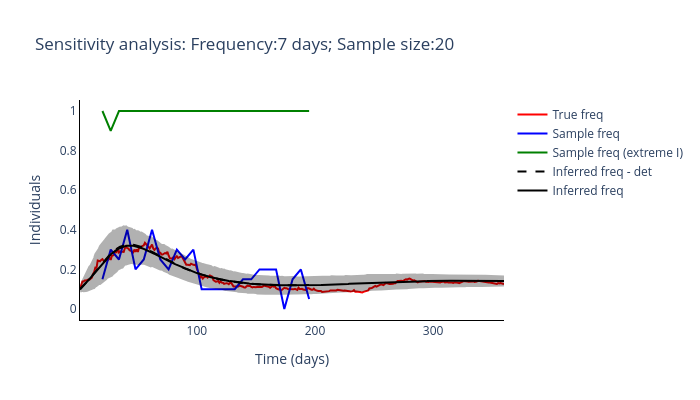
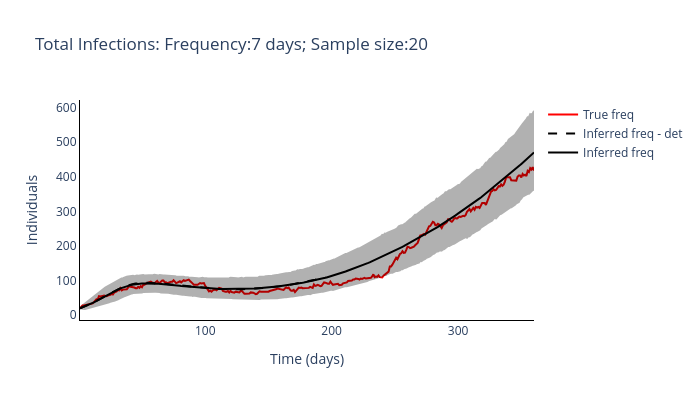

These figures' notebook cell, in order:
### Markdown cell above
#### Run optimisation-based inference method for multiple sampling protcols

### Code cell
routine_run(freq_samplying_range[2], sample_size_range[0])

### Figure 1 — Plotly figure (JSON) as saved in the notebook; plotly's stock layout.template omitted (floating-point values rounded to 4 significant figures; data arrays with more than 128 entries replaced by an {"elided": "..."} marker saying what was removed)
{"data": [{"line": {"color": "red"}, "mode": "lines", "name": "True freq", "type": "scatter", "x": {"elided": "360 int values"}, "y": {"elided": "360 float values"}}, {"line": {"color": "blue"}, "mode": "lines", "name": "Sample freq", "type": "scatter", "x": [20, 27, 34, 41, 48, 55, 62, 69, 76, 83, 90, 97, 104, 111, 118, 125, 132, 139, 146, 153, 160, 167, 174, 181, 188, 195], "y": [0.15, 0.3, 0.25, 0.4, 0.2, 0.25, 0.4, 0.25, 0.2, 0.3, 0.25, 0.3, 0.1, 0.1, 0.1, 0.1, 0.1, 0.15, 0.15, 0.2, 0.2, 0.2, 0, 0.15, 0.2, 0.05]}, {"line": {"color": "green"}, "mode": "lines", "name": "Sample freq (extreme I)", "type": "scatter", "x": [20, 27, 34, 41, 48, 55, 62, 69, 76, 83, 90, 97, 104, 111, 118, 125, 132, 139, 146, 153, 160, 167, 174, 181, 188, 195], "y": [1, 0.9, 1, 1, 1, 1, 1, 1, 1, 1, 1, 1, 1, 1, 1, 1, 1, 1, 1, 1, 1, 1, 1, 1, 1, 1]}, {"line": {"color": "black", "dash": "dash"}, "mode": "lines", "name": "Inferred freq - det", "type": "scatter", "x": {"elided": "360 int values"}, "y": {"elided": "195 float values"}}, {"line": {"color": "black"}, "mode": "lines", "name": "Inferred freq", "type": "scatter", "x": {"elided": "360 int values"}, "y": {"elided": "360 float values"}}, {"fill": "toself", "fillcolor": "black", "line": {"color": "black"}, "mode": "lines", "name": "Inferred freq", "opacity": 0.3, "showlegend": false, "type": "scatter", "x": {"elided": "720 int values"}, "y": {"elided": "720 float values"}}], "layout": {"height": 400, "plot_bgcolor": "white", "title": {"text": "Sensitivity analysis: Frequency:7 days; Sample size:20"}, "width": 700, "xaxis": {"linecolor": "black", "title": {"text": "Time (days)"}}, "yaxis": {"linecolor": "black", "title": {"text": "Individuals"}}}}

### Figure 2 — Plotly figure (JSON) as saved in the notebook; plotly's stock layout.template omitted (floating-point values rounded to 4 significant figures; data arrays with more than 128 entries replaced by an {"elided": "..."} marker saying what was removed)
{"data": [{"line": {"color": "red"}, "mode": "lines", "name": "True freq", "type": "scatter", "x": {"elided": "360 int values"}, "y": {"elided": "360 int values"}}, {"line": {"color": "black", "dash": "dash"}, "mode": "lines", "name": "Inferred freq - det", "type": "scatter", "x": {"elided": "360 int values"}, "y": {"elided": "195 float values"}}, {"line": {"color": "black"}, "mode": "lines", "name": "Inferred freq", "type": "scatter", "x": {"elided": "360 int values"}, "y": {"elided": "360 float values"}}, {"fill": "toself", "fillcolor": "black", "line": {"color": "black"}, "mode": "lines", "name": "Inferred freq", "opacity": 0.3, "showlegend": false, "type": "scatter", "x": {"elided": "720 int values"}, "y": {"elided": "720 float values"}}], "layout": {"height": 400, "plot_bgcolor": "white", "title": {"text": "Total Infections: Frequency:7 days; Sample size:20"}, "width": 700, "xaxis": {"linecolor": "black", "title": {"text": "Time (days)"}}, "yaxis": {"linecolor": "black", "title": {"text": "Individuals"}}}}
